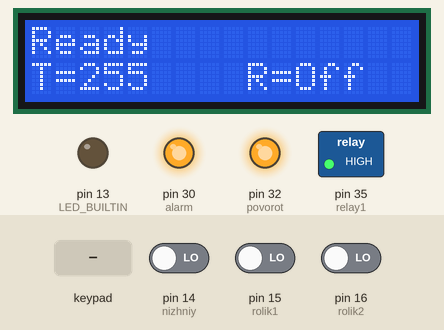
Simulated run of this sketch. Board: Arduino Mega 2560, built with avr-gcc and run on an emulated ATmega2560. Shown: 16×2 character LCD, switched loads named in the sketch (green lamp = pin HIGH), output pins drawn as LEDs (lit = HIGH). Wiring (inferred from the names in the program): 4×4 keypad with keys 1 2 3 A 4 5 6 B 7 8 9 C * 0 # D (labels assumed): rows pin 8, pin 9, pin 10, pin 11; columns pin 4, pin 5, pin 6, pin 7. The test bench sets the inputs (shaded band); at power-on: pin 14 (nizhniy) LOW, pin 15 (rolik1) LOW, pin 16 (rolik2) LOW. What the sketch prints to the serial monitor is not drawn.

Above: at 1.3 s.
1.4 s: pin 14 (nizhniy) driven HIGH
At 2.1 s:
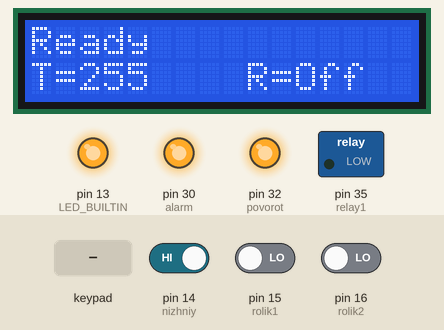
2.9 s: pin 14 (nizhniy) driven LOW
At 3.6 s:
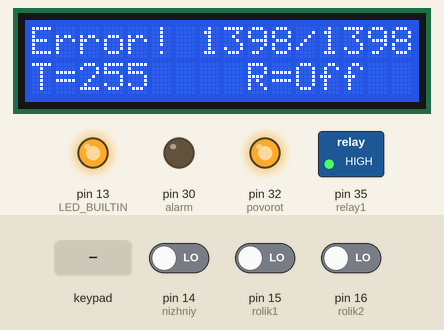
4.6 s: key '2' pressed
At 5.1 s:
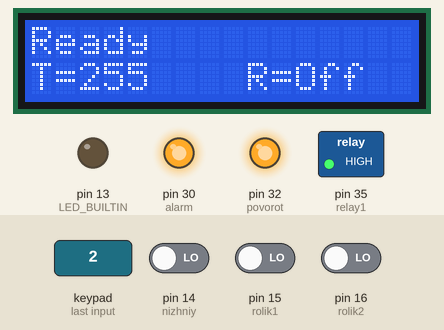
Timing chart, 0 to 7.6 s (numbered marks = the images above; inputs shaded):
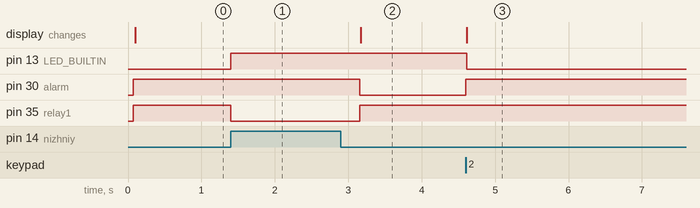

Measured:
- after the input at 1.4 s, pin 13 (LED_BUILTIN): LOW → HIGH at once; pin 35 (relay1): HIGH → LOW at once
- after the input at 2.9 s, pin 30 (alarm): HIGH → LOW after 0.26 s; pin 35 (relay1): LOW → HIGH after 0.26 s; the display: changes after 0.27 s (image 2)
- after the input at 4.6 s, pin 13 (LED_BUILTIN): HIGH → LOW at once; pin 30 (alarm): LOW → HIGH at once; the display: changes at once (image 3)

The sketch:

OTTO_sw.ino
```cpp
#include <Wire.h>
#include <LiquidCrystal_I2C.h>
#include <EEPROM.h>

#if defined(ARDUINO_AVR_MEGA2560) // MEGA2560 pin assignments

#define encoderA 2  // Вход энкодера A
#define encoderB 3  // Вход энкодера B
#define verhnij 18  // Верхний датчик
#define srednij 17  // Средний датчик
#define nizhniy 14  // Нижний датчик
#define rolik1 15   // Ролик 1
#define rolik2 16   // Ролик 2
#define relay1 35   // Реле сдува
#define alarm 30    // Реле авария
#define povorot 32  // Реле поворота

// Описание подключения клавиатуры
#define row1 11     // Строка 1
#define row2 10     // Строка 2
#define row3 9      // Строка 3
#define row4 8      // Строка 4

#define col1 7      // Колонка 1
#define col2 6      // Колонка 2
#define col3 5      // Колонка 3
#define col4 4      // Колонка 4


#elif defined(ARDUINO_AVR_PRO) // Pro Mini assignments

#define encoderA 10 // Вход энкодера A
#define encoderB 10 // Вход энкодера B
#define verhnij 11  // Верхний датчик
#define srednij 11  // Средний датчик
#define nizhniy 11  // Нижний датчик
#define rolik1 11   // Ролик 1
#define rolik2 11   // Ролик 2
#define relay1 12   // Реле сдува
#define alarm 12    // Реле авария
#define povorot 12  // Реле поворота

// Описание подключения клавиатуры
#define row1 2      // Строка 1
#define row2 3      // Строка 2
#define row3 4      // Строка 3
#define row4 5      // Строка 4

#define col1 6      // Колонка 1
#define col2 7      // Колонка 2
#define col3 8      // Колонка 3
#define col4 9      // Колонка 4

#else
#error Unsupported board selection.
#endif

#define r_out 20  // Время от подъёма каретки до начала возврата из повёрнутого положения (ms)
#define key_tout 100 // Время для устранения дребезга контактов

LiquidCrystal_I2C _lcd1(0x27, 16, 2); // Подключаем LCD дисплей

byte enc;     // Число импульсов энкодера
byte t_out;   // Время от начала движения ленты до опроса датчиков (роликов) (ms)
byte rotate;  // Вращать/Не вращать

boolean pause = false;
boolean rt = false;

const int row[] = { row1, row2, row3, row4 }; // Массив строк
const int col[] = { col1, col2, col3, col4 }; // Массив колонок

int i;                // Счётчик циклов
int rstep = 0;        // Отслеживание состояния поворота
int sduv_step = 0;    // Шаг приклеивания карты
int key_step = 0;     // Шаг сканирования клавиатуры
int r_step = 0;
int l_step = 0;
unsigned long r_time; // Таймаут поворота
unsigned long x_time; // Таймаут роликов
unsigned long pressed_time = 0; // Таймаут кнопок
unsigned long start_time = 0; // Таймаут кнопок

unsigned int Rtime = 255; //
unsigned int Ltime = 255; //


void setup()
{
  pinMode(LED_BUILTIN, OUTPUT); // Иногда будем мигать светодиодом
  Wire.begin();                 // Инициализация i2c
  delay(10);                    // Подумаем о вечном 10ms
  _lcd1.init();                 // Инициализация LCD дисплея
  _lcd1.backlight();            // Видимо включаем подсветку

  // Настройка клавиатуры
  for ( i = 0 ; i < 4 ; i++ ) {
    pinMode(row[i], INPUT_PULLUP); // Все выводы настроены как входы
    pinMode(col[i], INPUT_PULLUP); // и притянуты к питанию
  }

  // Входы
  pinMode(encoderA, INPUT);    // Вход энкодера зеленый
  pinMode(encoderB, INPUT);    // Вход энкодера белый
  pinMode(verhnij, INPUT);     // Верхний датчик
  pinMode(srednij, INPUT);     // Средний датчик
  pinMode(nizhniy, INPUT);     // Сигнал приклеивания карты
  pinMode(rolik1, INPUT);      // Ролик 1
  pinMode(rolik2, INPUT);      // Ролик 2

  // Выходы
  pinMode(relay1, OUTPUT);     // Реле сдува
  digitalWrite(relay1, HIGH);  // Сразу выключаем
  pinMode(alarm, OUTPUT);      // Реле авария
  digitalWrite(alarm, HIGH);   // Сразу выключаем
  pinMode(povorot, OUTPUT);    // Реле поворота
  digitalWrite(povorot, HIGH); // Сразу выключаем

  enc = EEPROM.read(0);        // Считываем настройки из EEPROM
  //  if (enc > 99) enc = 20;
  t_out = EEPROM.read(1);
  // if (t_out > 99) t_out = 70;
  rotate = EEPROM.read(2);
  if (rotate > 1) rotate = false;

  Serial.begin(115200);             // Настраиваем порт для вывода отладочной информации

  _lcd1.setCursor(0, 0);
  _lcd1.print("Ready           ");
  /*
    _lcd1.setCursor(0, 1);
    _lcd1.print("E=");
    _lcd1.print(enc);
  */
  _lcd1.setCursor(0, 1);
  _lcd1.print("T=");
  _lcd1.print(t_out);

  _lcd1.setCursor(9, 1);
  if ( rotate ) _lcd1.print("R=On ");
  else _lcd1.print("R=Off");

  Serial.println("I am ready!");  // Всё готово
}

void loop() {
  ScanKey();
  ScanRotate();
  ScanSduv();
  RScan();
  LScan();
} //loop


// Подпрограмма управления сдувом
void ScanSduv() {

  switch (sduv_step) {
    case 0:
      if ( digitalRead(nizhniy) == HIGH ) {
        rstep = 20;
        digitalWrite(relay1, LOW); //Включение сдува
        digitalWrite(LED_BUILTIN, HIGH);
        Serial.println("Sduv ON");
        sduv_step = 10;
      }
      break;

    case 10:
      if ( digitalRead(nizhniy) != HIGH ) {
        start_time = millis();
        x_time = start_time + 255;
        sduv_step = 20;
      }
      break;

    case 20:
      if ( millis() > x_time ) {
        digitalWrite(relay1, HIGH); // Выключение сдува
        Serial.println("Sduv OFF");
  //      Serial.print("Rtime=");
  //      Serial.println(Rtime);
  //      Serial.print("Ltime=");
  //      Serial.println(Ltime);

        if (Rtime > t_out || Ltime > t_out ) {

          digitalWrite(alarm, LOW);
          Serial.println("Alarm!!!");
    //      Serial.print("Rtime=");
   //       Serial.println(Rtime);
   //       Serial.print("Ltime=");
   //       Serial.println(Ltime);
          _lcd1.setCursor(0, 0);
          _lcd1.print("Error! ");
          _lcd1.print(Rtime);
          _lcd1.print("/");
          _lcd1.print(Ltime);

          while ( !key(3, 2) ) {};

          digitalWrite(alarm, HIGH);
          Serial.println("Alarm OFF");
          _lcd1.setCursor(0, 0);
          _lcd1.print("Ready           ");

        }
        sduv_step = 0;
        digitalWrite(LED_BUILTIN, LOW);
        Rtime = 255;
        Ltime = 255;
        r_step = 0;
        l_step = 0;
      }
      break;
  }
}

// Подпрограмма вращения
void ScanRotate() {
  if ( rotate ) {
    switch (rstep) {
      case 0:
        if (digitalRead(srednij) == HIGH) rstep = 10;
        break;

      case 10:
        if (digitalRead(verhnij) == HIGH) {
          rt = !rt;
          digitalWrite(povorot, rt); // Поворот
          Serial.println("Povorot");
          rstep = 0;
        }
        break;

      case 20:
        if (digitalRead(verhnij) == HIGH) rstep = 0;
        break;

    } // switch
  } // if
}

// Подпрограмма сканирования клавиатуры
void ScanKey() {

  if ( sduv_step == 0 && pressed_time < millis() ) {

    switch (key_step) {
      case 0:
        if ( key(0, 3) && !pause ) { // Постановка на паузу
          pause = true;
          pressed_time = millis() + key_tout;
          _lcd1.setCursor(0, 0);
          _lcd1.print("Pause...        ");
          Serial.println("Pause...");
        }
        key_step = 10;
        break;

      case 10:
        if ( key(1, 3) && pause ) { // Снятие с паузы
          pause = false;
          pressed_time = millis() + key_tout;
          _lcd1.setCursor(0, 0);
          _lcd1.print("Ready           ");
          Serial.println("Ready");
        }
        key_step = 20;
        break;

      case 20:
        if ( key(0, 1) && t_out < 255 ) { // Увеличение задержки
          t_out++;
          pressed_time = millis() + key_tout;
          _lcd1.setCursor(15, 1);
          _lcd1.print("*");
          _lcd1.setCursor(0, 1);
          _lcd1.print("T=");
          _lcd1.print(t_out);
          key_step = 25;
        }
        else key_step = 30;
        break;

      case 25:
        if ( !key(0, 1) ) key_step = 30;
        break;

      case 30:
        if ( key(1, 1) && t_out > 0 ) { // Уменьшение задержки
          t_out--;
          pressed_time = millis() + key_tout;
          _lcd1.setCursor(15, 1);
          _lcd1.print("*");
          _lcd1.setCursor(0, 1);
          _lcd1.print("T=");
          _lcd1.print(t_out);
          _lcd1.print(" ");
          key_step = 35;
        }
        else key_step = 40;
        break;

      case 35:
        if ( !key(1, 1) ) key_step = 40;
        break;

      case 40:
        if ( key(2, 3) && !rotate ) { // Включение поворота
          rotate = true;
          pressed_time = millis() + key_tout;
          _lcd1.setCursor(15, 1);
          _lcd1.print("*");
          _lcd1.setCursor(9, 1);
          _lcd1.print("R=On ");
          key_step = 45;
        }
        else key_step = 50;
        break;

      case 45:
        if ( !key(2, 3) ) key_step = 50;
        break;

      case 50:
        if ( key(3, 3) && rotate ) { // Выключение поворота
          rotate = false;
          pressed_time = millis() + key_tout;
          _lcd1.setCursor(15, 1);
          _lcd1.print("*");
          _lcd1.setCursor(9, 1);
          _lcd1.print("R=Off");
          key_step = 55;
        }
        else key_step = 60;
        break;

      case 55:
        if ( !key(3, 3) ) key_step = 60;
        break;

      case 60:
        if ( key(3, 0) ) { // Сохранение настроек
          pressed_time = millis() + key_tout;
          EEPROM.write(0, enc);
          EEPROM.write(1, t_out);
          EEPROM.write(2, rotate);
          _lcd1.setCursor(15, 1);
          _lcd1.print(" ");
          key_step = 65;
        }
        else key_step = 0;
        break;

      case 65:
        if ( !key(3, 0) ) key_step = 0;
        break;
    } // switch
  } // if
}

// Подпрограмма сканирования заданной кнопки
bool key(int x, int y) {
  bool pressed;

  pinMode(row[x], OUTPUT);        // Перводим вывод на выход
  digitalWrite(row[x], LOW);      // Притягиваем к земле

  if ( digitalRead(col[y]) == LOW )
    pressed = true;
  else pressed = false;

  digitalWrite(row[x], HIGH);     // Возвращаем как было
  pinMode(row[x], INPUT_PULLUP);  // Перводим вывод на вход

  return pressed;
}

void RScan() {
  switch (r_step) {

    case 0:
      if ( (sduv_step != 0) && (digitalRead(15) == LOW) ) {
        Rtime = millis() - start_time;
        r_step = 10;
      }
      break;

    case 10:
      break;
  }
}

void LScan() {
  switch (l_step) {

    case 0:
      if ( (sduv_step != 0) && (digitalRead(16) == LOW) ) {
        Ltime = millis() - start_time;
        l_step = 10;
      }
      break;

    case 10:
      break;
  }
}
```
